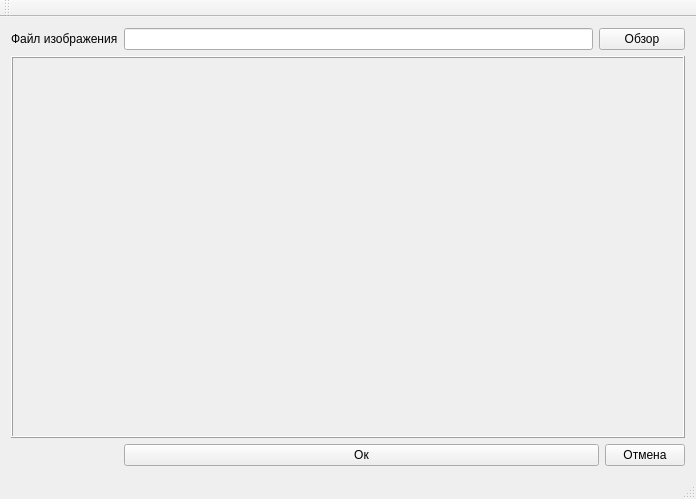
<?xml version="1.0" encoding="UTF-8"?>
<ui version="4.0">
 <class>MainWindow</class>
 <widget class="QMainWindow" name="MainWindow">
  <property name="geometry">
   <rect>
    <x>0</x>
    <y>0</y>
    <width>696</width>
    <height>499</height>
   </rect>
  </property>
  <property name="windowTitle">
   <string>MainWindow</string>
  </property>
  <widget class="QWidget" name="centralWidget">
   <layout class="QGridLayout" name="gridLayout">
    <item row="0" column="0">
     <widget class="QLabel" name="label">
      <property name="text">
       <string>Файл изображения</string>
      </property>
     </widget>
    </item>
    <item row="0" column="1">
     <widget class="QLineEdit" name="fileName"/>
    </item>
    <item row="0" column="2" colspan="2">
     <widget class="QPushButton" name="pushButton_3">
      <property name="text">
       <string>Обзор</string>
      </property>
     </widget>
    </item>
    <item row="1" column="0" colspan="4">
     <widget class="puzzle" name="frame">
      <property name="frameShape">
       <enum>QFrame::Box</enum>
      </property>
      <property name="frameShadow">
       <enum>QFrame::Raised</enum>
      </property>
     </widget>
    </item>
    <item row="2" column="1" colspan="2">
     <widget class="QPushButton" name="pushButton">
      <property name="text">
       <string>Ок</string>
      </property>
     </widget>
    </item>
    <item row="2" column="3">
     <widget class="QPushButton" name="pushButton_2">
      <property name="text">
       <string>Отмена</string>
      </property>
     </widget>
    </item>
   </layout>
  </widget>
  <widget class="QMenuBar" name="menuBar">
   <property name="geometry">
    <rect>
     <x>0</x>
     <y>0</y>
     <width>696</width>
     <height>26</height>
    </rect>
   </property>
  </widget>
  <widget class="QToolBar" name="mainToolBar">
   <attribute name="toolBarArea">
    <enum>TopToolBarArea</enum>
   </attribute>
   <attribute name="toolBarBreak">
    <bool>false</bool>
   </attribute>
  </widget>
  <widget class="QStatusBar" name="statusBar"/>
 </widget>
 <layoutdefault spacing="6" margin="11"/>
 <customwidgets>
  <customwidget>
   <class>puzzle</class>
   <extends>QFrame</extends>
   <header location="global">puzzle.h</header>
   <container>1</container>
  </customwidget>
 </customwidgets>
 <resources/>
 <connections/>
</ui>
